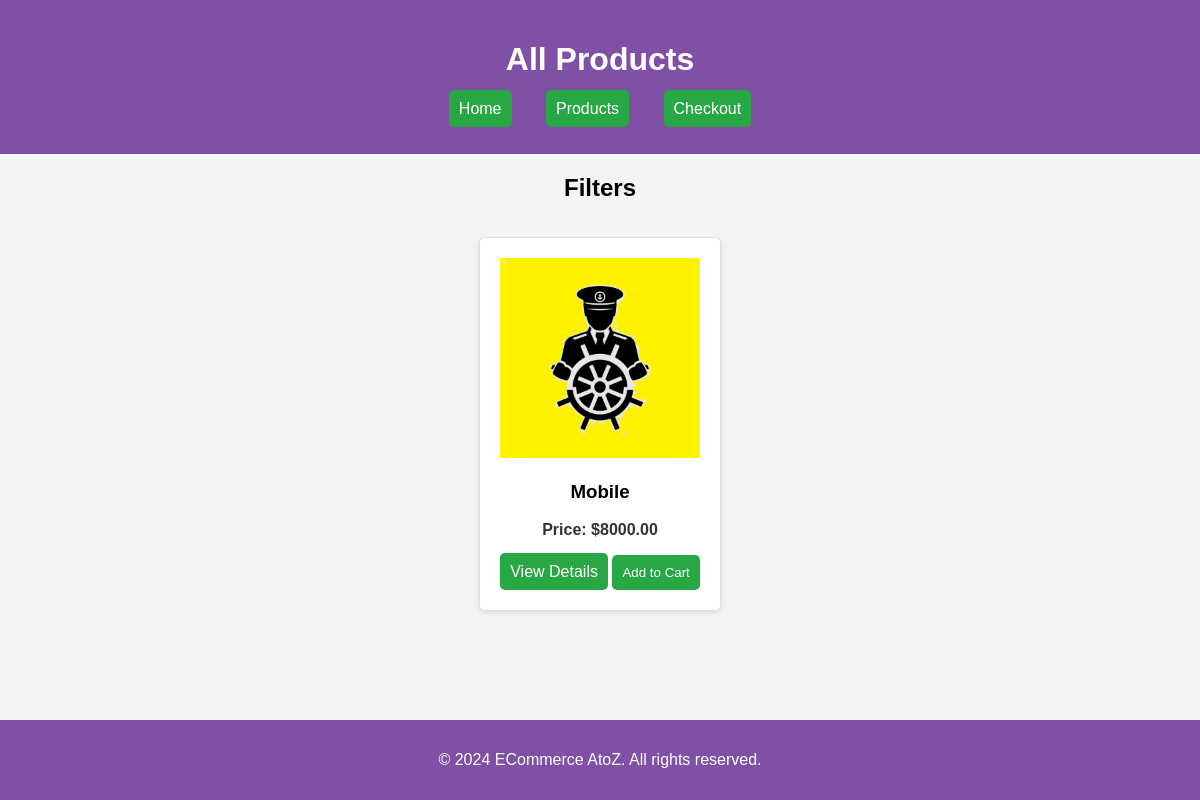
/products/, run on an earlier commit of the app's database.
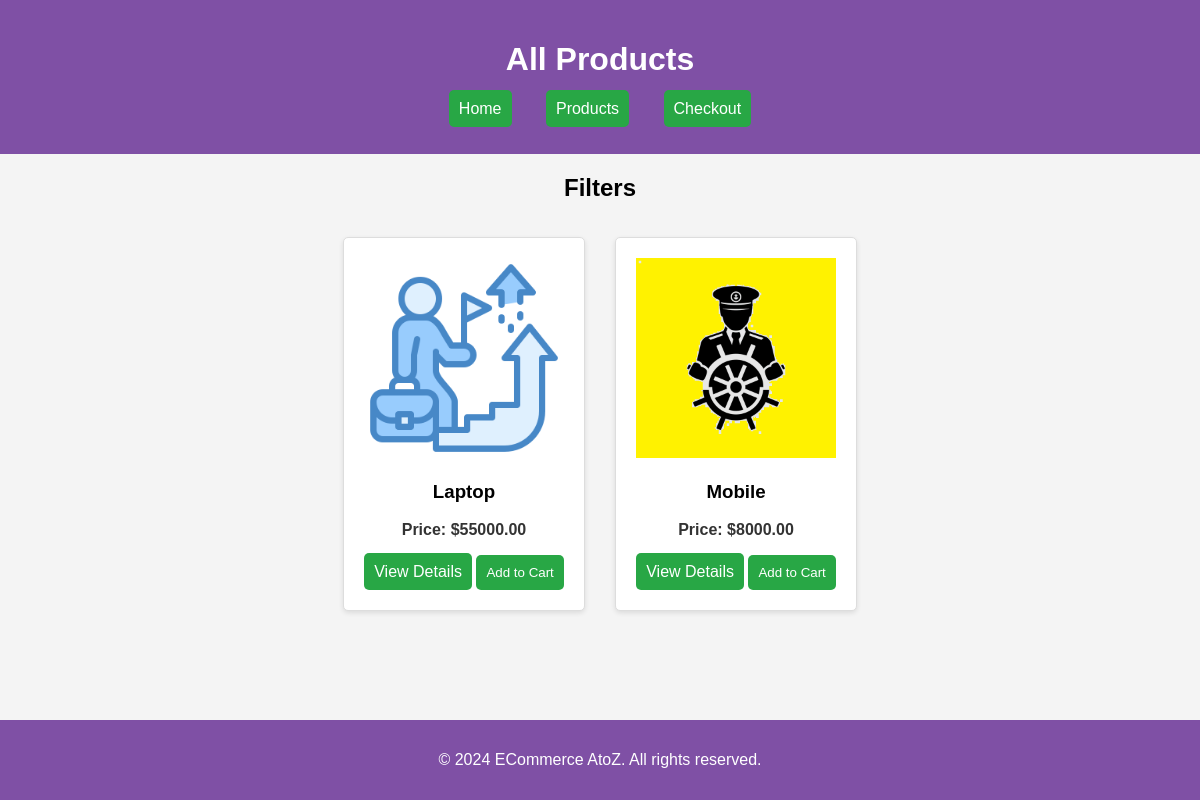
And on a later commit of the database.
### shop/models.py (models this page shows, shortened)
class Product(models.Model):
    name = models.CharField(max_length=100)
    description = models.TextField()
    price = models.DecimalField(max_digits=10, decimal_places=2)
    created_at = models.DateTimeField(auto_now_add=True)
    updated_at = models.DateTimeField(auto_now=True)
    category = models.ForeignKey(Category, on_delete=models.CASCADE, related_name='products')
    stock = models.PositiveIntegerField(default=0)
    is_active = models.BooleanField(default=True)
    is_featured = models.BooleanField(default=False)
    image = models.ImageField(upload_to='products/', null=True, blank=True)
    class Meta:
        ordering = ['name']
        verbose_name = 'Product'
        verbose_name_plural = 'Products'

### shop/views.py (the view)
# urls.py: path('products/', product_listing, name='product_listing'),
def product_listing(request):
    products = Product.objects.filter(is_active=True)
    context = {
        'products': products,
        'current_year': datetime.now().year,
    }
    return render(request, 'plp.html', context)

### shop/templates/plp.html (shortened to what this page needs)
{% load static %}
<!DOCTYPE html>
<html lang="en">
<head>
    <link rel="stylesheet" href="{% static 'css/styles.css' %}">
</head>
<body>
    <header>
        <div class="container">
            <h1>All Products</h1>
            <nav>
                <ul>
                    <li><a class="btn" href="{% url 'homepage' %}">Home</a></li>
                    <li><a class="btn" href="{% url 'product_listing' %}">Products</a></li>
                    <li><a class="btn" href="{% url 'checkout' %}">Checkout</a></li>
                </ul>
            </nav>
        </div>
    </header>
    <main>
        <div class="container">
            <div class="filters">
                <h2>Filters</h2>
            </div>
            <div class="product-list">
                {% for product in products %}
                    <div class="product-item">
                        <img src="{{ product.image.url }}" alt="{{ product.name }}" class="product-image" />
                        <h3>{{ product.name }}</h3>
                        <p class="product-price">Price: ${{ product.price }}</p>
                        <a href="{% url 'product_detail' product.id %}" class="btn">View Details</a>
                        <button class="btn add-to-cart">Add to Cart</button>
                    </div>
                {% empty %}
                    <p>No products available at this time.</p>
                {% endfor %}
            </div>
        </div>
    </main>
    <footer>
        <div class="container">
            <p>&copy; {{ current_year }} ECommerce AtoZ. All rights reserved.</p>
        </div>
    </footer>
</body>
</html>

What changed in the data, as far as the page shows it:
added Product: image (picture), name "Laptop", price "55000.00"
